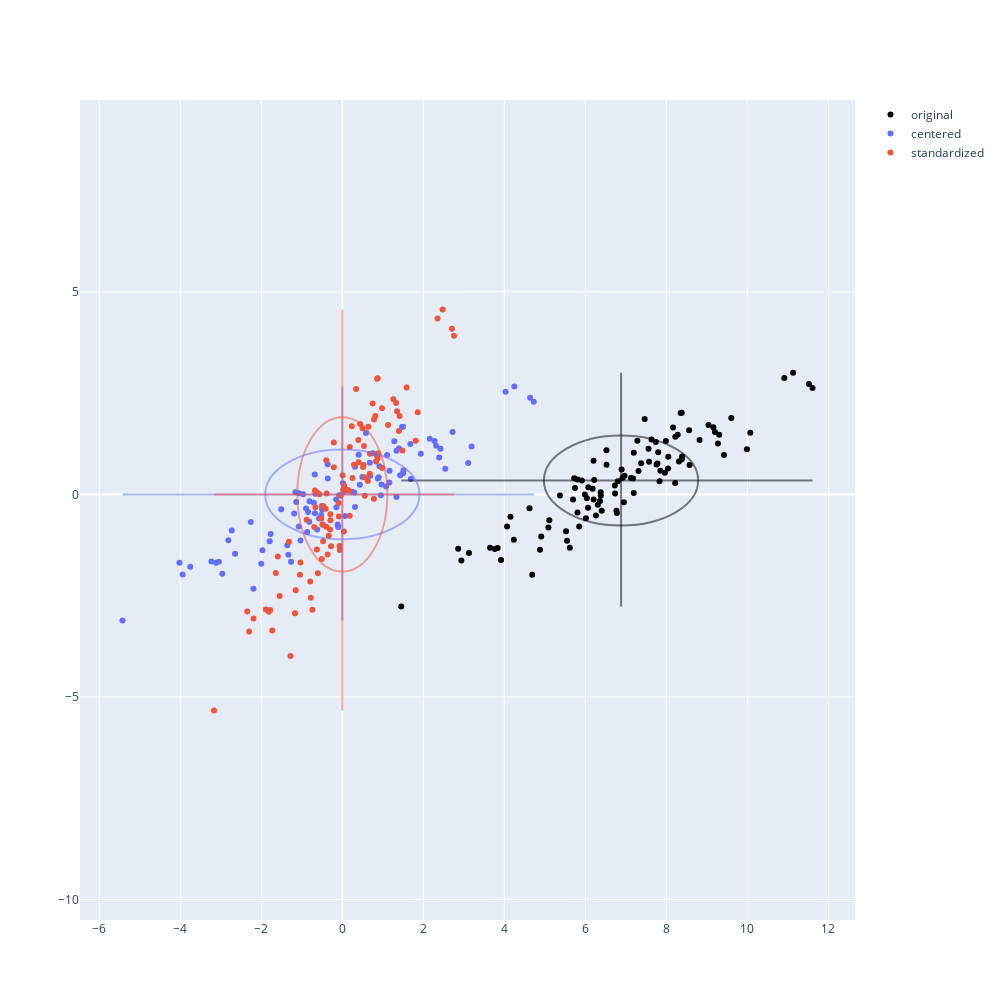

The cell this chart's notebook holds for it:
### Code cell
x = np.random.normal(size=n, loc=7, scale=2)
y = -3 + 0.5 * x + np.random.normal(size=n, scale=.5)

x_c, y_c = x - x.mean(), y - y.mean()
x_s, y_s = x_c/x_c.std()*y_c.std(), y_c/y_c.std()*x_c.std()
colors = [black_or_white(), blue, red]
names = ['original', 'centered', 'standardized']



fig = go.Figure(
    data=[
        go.Scatter(
            x=x,
            y=y,
            mode="markers",
            marker_color=c,
            name=name,
        ) for x, y, c, name in zip([x, x_c, x_s], [y, y_c, y_s], colors, names)
    ],
    layout=go.Layout(
        width=500,
        height=500,
        template=dark_or_light(),
    )
)

def draw_mean_line(fig, x, y, c):
    fig.add_shape(
        type='line',
        xref='x',
        yref='y',
        x0=x.min(),
        y0=y.mean(),
        x1=x.max(),
        y1=y.mean(),
        line_color=c,
        opacity=0.5,
    )
    fig.add_shape(
        type='line',
        xref='x',
        yref='y',
        x0=x.mean(),
        y0=y.min(),
        x1=x.mean(),
        y1=y.max(),
        line_color=c,
        opacity=0.5,
    )

def draw_std_circle(fig, x, y, c):
    fig.add_shape(
        type='circle',
        xref='x',
        yref='y',
        x0=x.mean()-x.std(),
        y0=y.mean()-y.std(),
        x1=x.mean()+x.std(),
        y1=y.mean()+y.std(),
        line_color=c,
        opacity=0.5,
    )

for x, y, c in zip([x, x_c, x_s], [y, y_c, y_s], colors):
    draw_mean_line(fig, x, y, c)
    draw_std_circle(fig, x, y, c)

fig.update_layout(
    xaxis=dict(
        scaleanchor="y",
        scaleratio=1,
    ),
    width=1000,
    height=1000,
    template=dark_or_light(),
)

fig.show(config=plotly_config)
